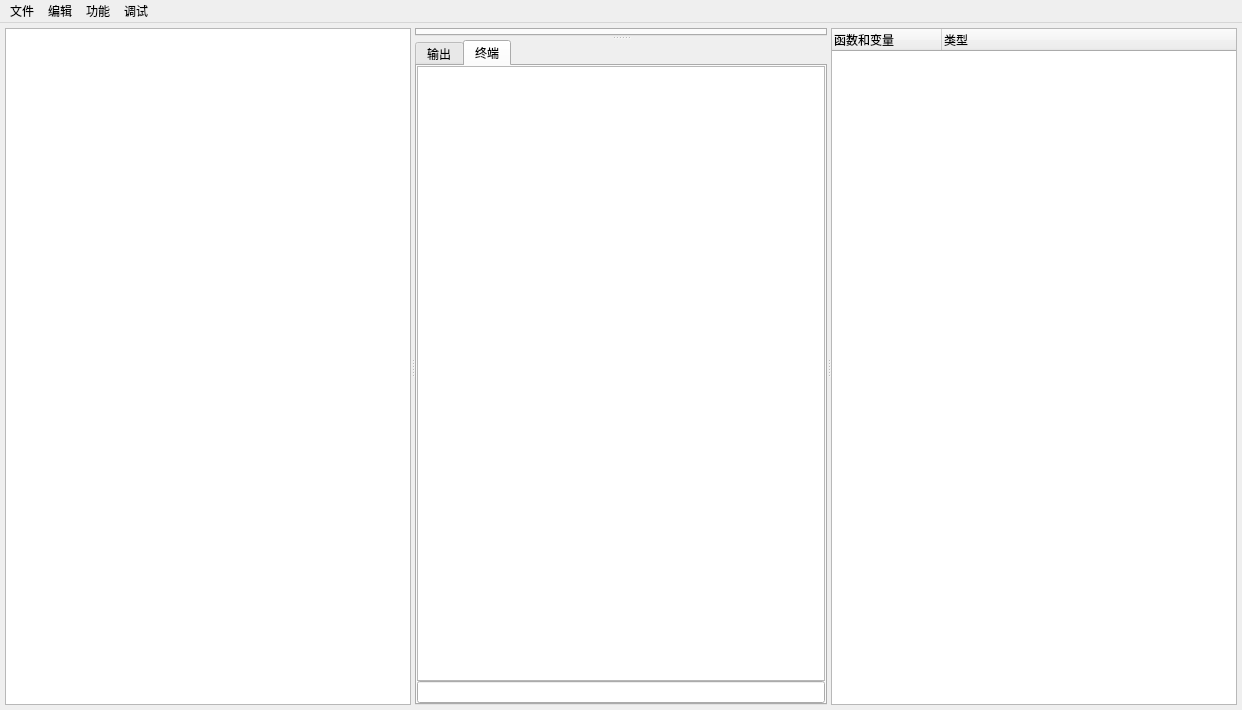
<?xml version="1.0" encoding="UTF-8"?>
<ui version="4.0">
 <class>MainWindow</class>
 <widget class="QMainWindow" name="MainWindow">
  <property name="geometry">
   <rect>
    <x>0</x>
    <y>0</y>
    <width>1242</width>
    <height>710</height>
   </rect>
  </property>
  <property name="font">
   <font>
    <pointsize>9</pointsize>
   </font>
  </property>
  <property name="windowTitle">
   <string>MainWindow</string>
  </property>
  <widget class="QWidget" name="centralwidget">
   <property name="sizePolicy">
    <sizepolicy hsizetype="Preferred" vsizetype="Preferred">
     <horstretch>0</horstretch>
     <verstretch>0</verstretch>
    </sizepolicy>
   </property>
   <layout class="QVBoxLayout" name="verticalLayout">
    <property name="leftMargin">
     <number>5</number>
    </property>
    <property name="topMargin">
     <number>5</number>
    </property>
    <property name="rightMargin">
     <number>5</number>
    </property>
    <property name="bottomMargin">
     <number>5</number>
    </property>
    <item>
     <widget class="QSplitter" name="splitter_2">
      <property name="orientation">
       <enum>Qt::Horizontal</enum>
      </property>
      <widget class="QTreeView" name="treeView"/>
      <widget class="QSplitter" name="splitter">
       <property name="orientation">
        <enum>Qt::Vertical</enum>
       </property>
       <widget class="QTabWidget" name="tabWidget">
        <property name="tabsClosable">
         <bool>true</bool>
        </property>
       </widget>
       <widget class="QTabWidget" name="tabWidget_2">
        <property name="currentIndex">
         <number>1</number>
        </property>
        <widget class="QWidget" name="tab">
         <property name="font">
          <font>
           <family>Microsoft YaHei UI</family>
           <pointsize>9</pointsize>
          </font>
         </property>
         <attribute name="title">
          <string>输出</string>
         </attribute>
         <layout class="QHBoxLayout" name="horizontalLayout">
          <property name="spacing">
           <number>0</number>
          </property>
          <property name="leftMargin">
           <number>0</number>
          </property>
          <property name="topMargin">
           <number>0</number>
          </property>
          <property name="rightMargin">
           <number>0</number>
          </property>
          <property name="bottomMargin">
           <number>0</number>
          </property>
          <item>
           <widget class="QTreeWidget" name="treeWidget">
            <property name="styleSheet">
             <string notr="true">QTreeView::branch:closed:has-children
{
    image: url(./resource/icon/expand-positive.png);/*图标*/
    border-image: none;
}

QTreeView::branch:open:has-children
{
    image: url(./resource/icon/shrink-positive.png);/*图标*/
    border-image: none;
}</string>
            </property>
            <column>
             <property name="text">
              <string>文件名</string>
             </property>
            </column>
            <column>
             <property name="text">
              <string>行数</string>
             </property>
            </column>
            <column>
             <property name="text">
              <string>名称</string>
             </property>
            </column>
            <column>
             <property name="text">
              <string>风险水平</string>
             </property>
            </column>
            <column>
             <property name="text">
              <string>解决方式</string>
             </property>
            </column>
           </widget>
          </item>
         </layout>
        </widget>
        <widget class="QWidget" name="tab_2">
         <property name="font">
          <font>
           <family>Microsoft YaHei UI</family>
           <pointsize>9</pointsize>
          </font>
         </property>
         <attribute name="title">
          <string>终端</string>
         </attribute>
         <layout class="QVBoxLayout" name="verticalLayout_2">
          <property name="spacing">
           <number>0</number>
          </property>
          <property name="leftMargin">
           <number>0</number>
          </property>
          <property name="topMargin">
           <number>0</number>
          </property>
          <property name="rightMargin">
           <number>0</number>
          </property>
          <property name="bottomMargin">
           <number>0</number>
          </property>
          <item>
           <widget class="QTextEdit" name="textEdit_2">
            <property name="readOnly">
             <bool>true</bool>
            </property>
           </widget>
          </item>
          <item>
           <widget class="QLineEdit" name="lineEdit"/>
          </item>
         </layout>
        </widget>
       </widget>
      </widget>
      <widget class="QTreeWidget" name="treeWidget_1">
       <property name="styleSheet">
        <string notr="true">QTreeView::branch:closed:has-children
{
    image: url(./resource/icon/expand-positive.png);/*图标*/
    border-image: none;
}

QTreeView::branch:open:has-children
{
    image: url(./resource/icon/shrink-positive.png);/*图标*/
    border-image: none;
}</string>
       </property>
       <attribute name="headerMinimumSectionSize">
        <number>30</number>
       </attribute>
       <attribute name="headerDefaultSectionSize">
        <number>110</number>
       </attribute>
       <attribute name="headerHighlightSections">
        <bool>false</bool>
       </attribute>
       <column>
        <property name="text">
         <string>函数和变量</string>
        </property>
       </column>
       <column>
        <property name="text">
         <string>类型</string>
        </property>
       </column>
      </widget>
     </widget>
    </item>
   </layout>
  </widget>
  <widget class="QMenuBar" name="menubar">
   <property name="geometry">
    <rect>
     <x>0</x>
     <y>0</y>
     <width>1242</width>
     <height>26</height>
    </rect>
   </property>
   <widget class="QMenu" name="File">
    <property name="font">
     <font>
      <pointsize>9</pointsize>
     </font>
    </property>
    <property name="title">
     <string>文件</string>
    </property>
    <addaction name="Open"/>
    <addaction name="Save"/>
    <addaction name="Saveas"/>
    <addaction name="separator"/>
    <addaction name="Close"/>
    <addaction name="Closeall"/>
    <addaction name="Exit"/>
   </widget>
   <widget class="QMenu" name="Edit">
    <property name="title">
     <string>编辑</string>
    </property>
    <addaction name="Undo"/>
    <addaction name="Copy"/>
    <addaction name="Cut"/>
    <addaction name="Paste"/>
    <addaction name="Goto"/>
   </widget>
   <widget class="QMenu" name="Window">
    <property name="title">
     <string>功能</string>
    </property>
    <addaction name="Function"/>
    <addaction name="Find"/>
    <addaction name="Pie"/>
    <addaction name="CMD"/>
   </widget>
   <widget class="QMenu" name="menu">
    <property name="title">
     <string>调试</string>
    </property>
    <addaction name="Compile"/>
    <addaction name="Run"/>
   </widget>
   <addaction name="File"/>
   <addaction name="Edit"/>
   <addaction name="Window"/>
   <addaction name="menu"/>
  </widget>
  <action name="New">
   <property name="text">
    <string>新建</string>
   </property>
   <property name="shortcut">
    <string>Ctrl+N</string>
   </property>
  </action>
  <action name="Open">
   <property name="text">
    <string>打开文件</string>
   </property>
   <property name="font">
    <font>
     <family>Microsoft YaHei UI</family>
     <pointsize>9</pointsize>
    </font>
   </property>
   <property name="shortcut">
    <string>Ctrl+O</string>
   </property>
  </action>
  <action name="Opendir">
   <property name="text">
    <string>打开文件夹</string>
   </property>
   <property name="font">
    <font>
     <family>Microsoft YaHei UI</family>
     <pointsize>9</pointsize>
    </font>
   </property>
   <property name="shortcut">
    <string>Ctrl+Shift+O</string>
   </property>
  </action>
  <action name="Save">
   <property name="text">
    <string>保存</string>
   </property>
   <property name="font">
    <font>
     <family>Microsoft YaHei UI</family>
     <pointsize>9</pointsize>
    </font>
   </property>
   <property name="shortcut">
    <string>Ctrl+S</string>
   </property>
  </action>
  <action name="Saveas">
   <property name="text">
    <string>另存为</string>
   </property>
   <property name="font">
    <font>
     <family>Microsoft YaHei UI</family>
     <pointsize>9</pointsize>
    </font>
   </property>
   <property name="shortcut">
    <string>Ctrl+Shift+S</string>
   </property>
  </action>
  <action name="Undo">
   <property name="text">
    <string>撤销</string>
   </property>
   <property name="font">
    <font>
     <family>Microsoft YaHei UI</family>
     <pointsize>9</pointsize>
    </font>
   </property>
   <property name="shortcut">
    <string>Ctrl+Z</string>
   </property>
  </action>
  <action name="Copy">
   <property name="text">
    <string>复制</string>
   </property>
   <property name="font">
    <font>
     <family>Microsoft YaHei UI</family>
     <pointsize>9</pointsize>
    </font>
   </property>
   <property name="shortcut">
    <string>Ctrl+C</string>
   </property>
  </action>
  <action name="Cut">
   <property name="text">
    <string>剪切</string>
   </property>
   <property name="font">
    <font>
     <family>Microsoft YaHei UI</family>
     <pointsize>9</pointsize>
    </font>
   </property>
   <property name="shortcut">
    <string>Ctrl+X</string>
   </property>
  </action>
  <action name="Paste">
   <property name="text">
    <string>粘贴</string>
   </property>
   <property name="font">
    <font>
     <family>Microsoft YaHei UI</family>
     <pointsize>9</pointsize>
    </font>
   </property>
   <property name="shortcut">
    <string>Ctrl+V</string>
   </property>
  </action>
  <action name="Function">
   <property name="text">
    <string>风险函数管理</string>
   </property>
   <property name="font">
    <font>
     <family>Microsoft YaHei UI</family>
     <pointsize>9</pointsize>
    </font>
   </property>
  </action>
  <action name="Find">
   <property name="text">
    <string>查找和替换</string>
   </property>
   <property name="font">
    <font>
     <family>Microsoft YaHei UI</family>
    </font>
   </property>
   <property name="shortcut">
    <string>Ctrl+F</string>
   </property>
  </action>
  <action name="Goto">
   <property name="text">
    <string>转到定义</string>
   </property>
   <property name="font">
    <font>
     <family>Microsoft YaHei UI</family>
    </font>
   </property>
  </action>
  <action name="Close">
   <property name="text">
    <string>关闭标签</string>
   </property>
  </action>
  <action name="Closeall">
   <property name="text">
    <string>关闭所有标签</string>
   </property>
  </action>
  <action name="Exit">
   <property name="text">
    <string>退出</string>
   </property>
  </action>
  <action name="Pie">
   <property name="text">
    <string>生成饼状图</string>
   </property>
  </action>
  <action name="Compile">
   <property name="text">
    <string>编译</string>
   </property>
  </action>
  <action name="Run">
   <property name="text">
    <string>运行</string>
   </property>
  </action>
  <action name="CMD">
   <property name="text">
    <string>终端</string>
   </property>
  </action>
 </widget>
 <resources/>
 <connections/>
</ui>
